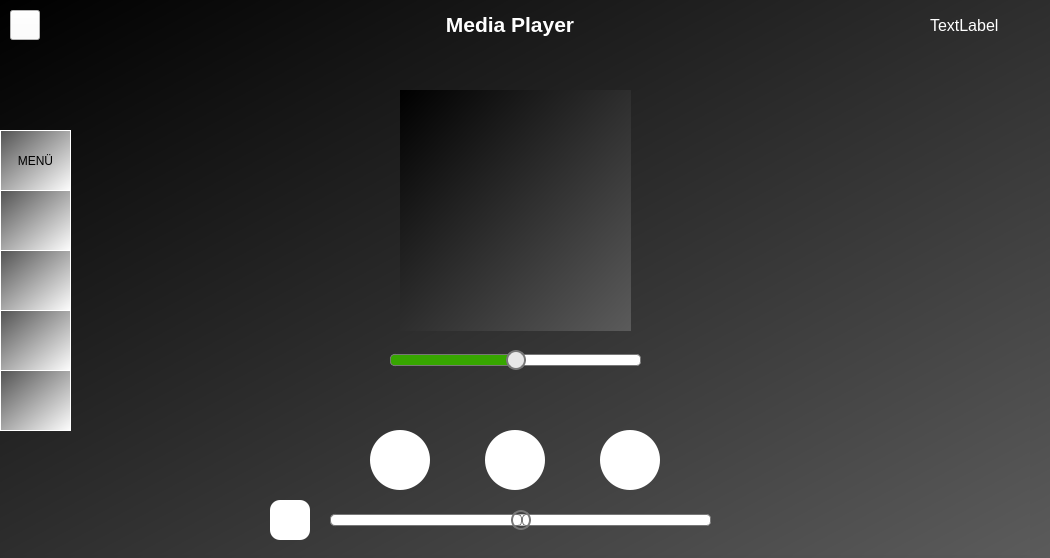
<?xml version="1.0" encoding="UTF-8"?>
<ui version="4.0">
 <class>MediaPlayerWidget</class>
 <widget class="QWidget" name="MediaPlayerWidget">
  <property name="geometry">
   <rect>
    <x>0</x>
    <y>0</y>
    <width>1050</width>
    <height>558</height>
   </rect>
  </property>
  <property name="windowTitle">
   <string>MainWindow</string>
  </property>
  <property name="styleSheet">
   <string notr="true">background-color: qlineargradient(spread:pad, x1:0, y1:0, x2:1, y2:1, stop:0 rgba(0, 0, 0, 255), stop:1 rgba(91, 91, 91, 255));</string>
  </property>
  <widget class="QWidget" name="centralwidget" native="true">
   <property name="geometry">
    <rect>
     <x>0</x>
     <y>0</y>
     <width>1030</width>
     <height>555</height>
    </rect>
   </property>
   <widget class="QLabel" name="label">
    <property name="geometry">
     <rect>
      <x>440</x>
      <y>5</y>
      <width>140</width>
      <height>40</height>
     </rect>
    </property>
    <property name="styleSheet">
     <string notr="true">background: transparent;
color: rgb(255, 255, 255);</string>
    </property>
    <property name="text">
     <string>&lt;html&gt;&lt;head/&gt;&lt;body&gt;&lt;p align=&quot;center&quot;&gt;&lt;span style=&quot; font-size:16pt; font-weight:600; color:#ffffff;&quot;&gt;Media Player&lt;/span&gt;&lt;/p&gt;&lt;/body&gt;&lt;/html&gt;</string>
    </property>
   </widget>
   <widget class="QLabel" name="label_date_time">
    <property name="geometry">
     <rect>
      <x>930</x>
      <y>5</y>
      <width>100</width>
      <height>40</height>
     </rect>
    </property>
    <property name="font">
     <font>
      <pointsize>12</pointsize>
     </font>
    </property>
    <property name="styleSheet">
     <string notr="true">background-color: transparent;
color: rgb(255, 255, 255);</string>
    </property>
    <property name="text">
     <string>TextLabel</string>
    </property>
   </widget>
   <widget class="QPushButton" name="HomeButton">
    <property name="geometry">
     <rect>
      <x>10</x>
      <y>10</y>
      <width>30</width>
      <height>30</height>
     </rect>
    </property>
    <property name="styleSheet">
     <string notr="true">background-color: rgb(255, 255, 255);</string>
    </property>
    <property name="text">
     <string/>
    </property>
    <property name="icon">
     <iconset resource="../Images.qrc">
      <normaloff>:/Images/Home.png</normaloff>:/Images/Home.png</iconset>
    </property>
   </widget>
   <widget class="QPushButton" name="pb_Radio">
    <property name="geometry">
     <rect>
      <x>0</x>
      <y>190</y>
      <width>71</width>
      <height>61</height>
     </rect>
    </property>
    <property name="styleSheet">
     <string notr="true">background-color: qlineargradient(spread:pad, x1:0, y1:0, x2:1, y2:1, stop:0 rgba(81, 81, 81, 255), stop:1 rgba(255, 255, 255, 255));
border-color: rgb(255, 255, 255);
border-width: 1.2px;
border-style:inset;
color: rgb(255, 255, 255);</string>
    </property>
    <property name="text">
     <string/>
    </property>
    <property name="icon">
     <iconset resource="../Images.qrc">
      <normaloff>:/Images/radio_icon_1.png</normaloff>:/Images/radio_icon_1.png</iconset>
    </property>
    <property name="iconSize">
     <size>
      <width>40</width>
      <height>40</height>
     </size>
    </property>
   </widget>
   <widget class="QPushButton" name="pb_Menu">
    <property name="geometry">
     <rect>
      <x>0</x>
      <y>130</y>
      <width>71</width>
      <height>61</height>
     </rect>
    </property>
    <property name="styleSheet">
     <string notr="true">background-color: qlineargradient(spread:pad, x1:0, y1:0, x2:1, y2:1, stop:0 rgba(81, 81, 81, 255), stop:1 rgba(255, 255, 255, 255));
border-color: rgb(255, 255, 255);
border-width: 1.2px;
border-style:inset;
color: rgb(0, 0, 0)</string>
    </property>
    <property name="text">
     <string>MENÜ</string>
    </property>
   </widget>
   <widget class="QPushButton" name="pb_Media">
    <property name="geometry">
     <rect>
      <x>0</x>
      <y>250</y>
      <width>71</width>
      <height>61</height>
     </rect>
    </property>
    <property name="styleSheet">
     <string notr="true">background-color: qlineargradient(spread:pad, x1:0, y1:0, x2:1, y2:1, stop:0 rgba(81, 81, 81, 255), stop:1 rgba(255, 255, 255, 255));
border-color: rgb(255, 255, 255);
border-width: 1.2px;
border-style:inset;
color: rgb(255, 255, 255);</string>
    </property>
    <property name="text">
     <string/>
    </property>
    <property name="icon">
     <iconset resource="../Images.qrc">
      <normaloff>:/Images/music_icon_2.png</normaloff>:/Images/music_icon_2.png</iconset>
    </property>
    <property name="iconSize">
     <size>
      <width>40</width>
      <height>40</height>
     </size>
    </property>
   </widget>
   <widget class="QPushButton" name="pb_Phone">
    <property name="geometry">
     <rect>
      <x>0</x>
      <y>310</y>
      <width>71</width>
      <height>61</height>
     </rect>
    </property>
    <property name="styleSheet">
     <string notr="true">background-color: qlineargradient(spread:pad, x1:0, y1:0, x2:1, y2:1, stop:0 rgba(81, 81, 81, 255), stop:1 rgba(255, 255, 255, 255));
border-color: rgb(255, 255, 255);
border-width: 1.2px;
border-style:inset;
color: rgb(255, 255, 255);</string>
    </property>
    <property name="text">
     <string/>
    </property>
    <property name="icon">
     <iconset resource="../Images.qrc">
      <normaloff>:/Images/phone_icon_1.png</normaloff>:/Images/phone_icon_1.png</iconset>
    </property>
    <property name="iconSize">
     <size>
      <width>40</width>
      <height>40</height>
     </size>
    </property>
   </widget>
   <widget class="QPushButton" name="pb_Navigation">
    <property name="geometry">
     <rect>
      <x>0</x>
      <y>370</y>
      <width>71</width>
      <height>61</height>
     </rect>
    </property>
    <property name="styleSheet">
     <string notr="true">background-color: qlineargradient(spread:pad, x1:0, y1:0, x2:1, y2:1, stop:0 rgba(81, 81, 81, 255), stop:1 rgba(255, 255, 255, 255));
border-color: rgb(255, 255, 255);
border-width: 1.2px;
border-style:inset;
color: rgb(255, 255, 255);</string>
    </property>
    <property name="text">
     <string/>
    </property>
    <property name="icon">
     <iconset resource="../Images.qrc">
      <normaloff>:/Images/icon_navigation.png</normaloff>:/Images/icon_navigation.png</iconset>
    </property>
    <property name="iconSize">
     <size>
      <width>40</width>
      <height>40</height>
     </size>
    </property>
   </widget>
   <widget class="QLabel" name="track_image_label">
    <property name="geometry">
     <rect>
      <x>400</x>
      <y>90</y>
      <width>231</width>
      <height>241</height>
     </rect>
    </property>
    <property name="pixmap">
     <pixmap resource="../Images.qrc">:/Images/Music_Lieder_Tawil.jpg</pixmap>
    </property>
    <property name="scaledContents">
     <bool>true</bool>
    </property>
   </widget>
   <widget class="QPushButton" name="pb_back">
    <property name="geometry">
     <rect>
      <x>370</x>
      <y>430</y>
      <width>60</width>
      <height>60</height>
     </rect>
    </property>
    <property name="styleSheet">
     <string notr="true">QPushButton{
	background-color: rgb(255, 255, 255);
	border-width: 5px;
	border-radius: 30px;
}
QPushButton:pressed {
	border-color: rgb(0, 0, 0);
	border-width : 1.2px;
	border-style:inset;
}</string>
    </property>
    <property name="text">
     <string/>
    </property>
    <property name="icon">
     <iconset resource="../Images.qrc">
      <normaloff>:/Images/previous_icon.png</normaloff>:/Images/previous_icon.png</iconset>
    </property>
    <property name="iconSize">
     <size>
      <width>40</width>
      <height>40</height>
     </size>
    </property>
   </widget>
   <widget class="QPushButton" name="pb_next">
    <property name="geometry">
     <rect>
      <x>600</x>
      <y>430</y>
      <width>60</width>
      <height>60</height>
     </rect>
    </property>
    <property name="styleSheet">
     <string notr="true">QPushButton{
	background-color: rgb(255, 255, 255);
	border-width: 5px;
	border-radius: 30px;
}
QPushButton:pressed {
	border-color: rgb(0, 0, 0);
	border-width : 1.2px;
	border-style:inset;
}</string>
    </property>
    <property name="text">
     <string/>
    </property>
    <property name="icon">
     <iconset resource="../Images.qrc">
      <normaloff>:/Images/next_icon.png</normaloff>:/Images/next_icon.png</iconset>
    </property>
    <property name="iconSize">
     <size>
      <width>40</width>
      <height>40</height>
     </size>
    </property>
   </widget>
   <widget class="QPushButton" name="pb_pause">
    <property name="geometry">
     <rect>
      <x>485</x>
      <y>430</y>
      <width>60</width>
      <height>60</height>
     </rect>
    </property>
    <property name="styleSheet">
     <string notr="true">QPushButton{
	background-color: rgb(255, 255, 255);
	border-width: 5px;
	border-radius: 30px;
}
QPushButton:pressed {
	border-color: rgb(0, 0, 0);
	border-width : 1.2px;
	border-style:inset;
}</string>
    </property>
    <property name="text">
     <string/>
    </property>
    <property name="icon">
     <iconset resource="../Images.qrc">
      <normaloff>:/Images/play_icon.png</normaloff>:/Images/play_icon.png</iconset>
    </property>
    <property name="iconSize">
     <size>
      <width>60</width>
      <height>60</height>
     </size>
    </property>
   </widget>
   <widget class="QPushButton" name="MuteButton">
    <property name="geometry">
     <rect>
      <x>270</x>
      <y>500</y>
      <width>40</width>
      <height>40</height>
     </rect>
    </property>
    <property name="styleSheet">
     <string notr="true">QPushButton{
	background-color: rgb(255, 255, 255);
	border-width: 5px;
	border-radius: 10px;
}
QPushButton:pressed {
	border-color: rgb(0, 0, 0);
	border-width : 1.2px;
	border-style:inset;
}</string>
    </property>
    <property name="text">
     <string/>
    </property>
    <property name="icon">
     <iconset resource="../Images.qrc">
      <normaloff>:/Images/speaker_muted.png</normaloff>:/Images/speaker_muted.png</iconset>
    </property>
    <property name="iconSize">
     <size>
      <width>35</width>
      <height>35</height>
     </size>
    </property>
   </widget>
   <widget class="QSlider" name="horizontalSlider">
    <property name="geometry">
     <rect>
      <x>330</x>
      <y>500</y>
      <width>381</width>
      <height>40</height>
     </rect>
    </property>
    <property name="whatsThis">
     <string/>
    </property>
    <property name="styleSheet">
     <string notr="true">QSlider::groove:horizontal {
	border: 1px solid #bbb;
	background: white;
	height: 10px;
	border-radius: 5px;
}

QSlider::add-page:horizontal {
	background: #fff;
	border: 1px solid #777;
	height: 10px;
	border-radius: 4px;
}

QSlider::sub-page:horizontal {
	background: qlineargradient(x1: 0, y1: 0, x2: 0, y2: 1,
   		stop: 0 rgba(255, 255, 255, 255), stop: 1 rgba(129, 0, 0, 255));
	background: qlineargradient(x1: 0, y1: 0.2, x2: 1, y2: 1,
   		stop: 0 rgba(255, 255, 255, 255), stop: 1 rgba(129, 0, 0, 255));
	border: 1px solid #777;
	height: 10px;
	border-radius: 4px;
}

QSlider::handle:horizontal {
	background-color: qlineargradient(x1:0, y1:0, x2:1, y2:1,
    	stop:0 #eee, stop:1 #ccc);
	border: 2px solid #777;
	width: 16px;
	height: 20px;
	line-height: 20px;
	margin-top: -5px;
	margin-bottom: -5px;
	border-radius: 10px;
}

QSlider::handle:horizontal:hover {
	background-color: qlineargradient(x1:0, y1:0, x2:1, y2:1,
    	stop:0 rgba(72, 68, 71, 255), stop:1 rgba(255, 255, 255, 255));
	border: 2px solid #777;
	width: 16px;
	height: 20px;
	line-height: 20px;
	margin-top: -5px;
	margin-bottom: -5px;
	border-radius: 10px;
}

QSlider::sub-page:horizontal:disabled {
	background: #bbb;
	border-color: #999;
}

QSlider::add-page:horizontal:disabled {
	background: #eee;
	border-color: #999;
}

QSlider::handle:horizontal:disabled {
	background: #eee;
	border: 1px solid #aaa;
	border-radius: 4px;
}

QSlider{
	background-color: transparent;
}






</string>
    </property>
    <property name="maximum">
     <number>100</number>
    </property>
    <property name="sliderPosition">
     <number>50</number>
    </property>
    <property name="orientation">
     <enum>Qt::Horizontal</enum>
    </property>
   </widget>
   <widget class="QLabel" name="label_volume">
    <property name="geometry">
     <rect>
      <x>720</x>
      <y>500</y>
      <width>71</width>
      <height>40</height>
     </rect>
    </property>
    <property name="font">
     <font>
      <pointsize>10</pointsize>
     </font>
    </property>
    <property name="styleSheet">
     <string notr="true">color: rgb(255, 255, 255);
background-color: transparent;</string>
    </property>
    <property name="text">
     <string/>
    </property>
   </widget>
   <widget class="QSlider" name="progress_slider">
    <property name="geometry">
     <rect>
      <x>390</x>
      <y>340</y>
      <width>251</width>
      <height>40</height>
     </rect>
    </property>
    <property name="whatsThis">
     <string/>
    </property>
    <property name="styleSheet">
     <string notr="true">QSlider::groove:horizontal {
	border: 1px solid #bbb;
	background: white;
	height: 10px;
	border-radius: 5px;
}

QSlider::add-page:horizontal {
	background: #fff;
	border: 1px solid #777;
	height: 10px;
	border-radius: 4px;
}

QSlider::sub-page:horizontal {
	background:  rgba(, 0, 0, 255);
	background-color: rgb(55, 166, 0);
	border: 1px solid #777;
	height: 10px;
	border-radius: 4px;
}

QSlider::handle:horizontal {
	background-color: rgb(231, 231, 231);
	border: 2px solid #777;
	width: 16px;
	height: 20px;
	line-height: 20px;
	margin-top: -5px;
	margin-bottom: -5px;
	border-radius: 10px;
}

QSlider::handle:horizontal:hover {
	background-color: qlineargradient(x1:0, y1:0, x2:1, y2:1,
    	stop:0 rgba(72, 68, 71, 255), stop:1 rgba(255, 255, 255, 255));
	border: 2px solid #777;
	width: 16px;
	height: 20px;
	line-height: 20px;
	margin-top: -5px;
	margin-bottom: -5px;
	border-radius: 10px;
}

QSlider::sub-page:horizontal:disabled {
	background: #bbb;
	border-color: #999;
}

QSlider::add-page:horizontal:disabled {
	background: #eee;
	border-color: #999;
}

QSlider::handle:horizontal:disabled {
	background: #eee;
	border: 1px solid #aaa;
	border-radius: 4px;
}

QSlider{
	background-color: transparent;
}






</string>
    </property>
    <property name="maximum">
     <number>100</number>
    </property>
    <property name="sliderPosition">
     <number>50</number>
    </property>
    <property name="orientation">
     <enum>Qt::Horizontal</enum>
    </property>
   </widget>
   <widget class="QLabel" name="label_max_time">
    <property name="geometry">
     <rect>
      <x>650</x>
      <y>340</y>
      <width>71</width>
      <height>40</height>
     </rect>
    </property>
    <property name="font">
     <font>
      <pointsize>10</pointsize>
     </font>
    </property>
    <property name="styleSheet">
     <string notr="true">color: rgb(255, 255, 255);
background-color: transparent;</string>
    </property>
    <property name="text">
     <string/>
    </property>
   </widget>
   <widget class="QLabel" name="label_current_time">
    <property name="geometry">
     <rect>
      <x>345</x>
      <y>340</y>
      <width>71</width>
      <height>40</height>
     </rect>
    </property>
    <property name="font">
     <font>
      <pointsize>10</pointsize>
     </font>
    </property>
    <property name="styleSheet">
     <string notr="true">color: rgb(255, 255, 255);
background-color: transparent;</string>
    </property>
    <property name="text">
     <string/>
    </property>
   </widget>
   <widget class="QLabel" name="label_track_name">
    <property name="geometry">
     <rect>
      <x>390</x>
      <y>365</y>
      <width>250</width>
      <height>40</height>
     </rect>
    </property>
    <property name="font">
     <font>
      <pointsize>12</pointsize>
     </font>
    </property>
    <property name="styleSheet">
     <string notr="true">color: rgb(255, 255, 255);
background-color: transparent;</string>
    </property>
    <property name="text">
     <string>&lt;html&gt;&lt;head/&gt;&lt;body&gt;&lt;p align=&quot;center&quot;&gt;&lt;br/&gt;&lt;/p&gt;&lt;/body&gt;&lt;/html&gt;</string>
    </property>
   </widget>
  </widget>
 </widget>
 <resources>
  <include location="../Images.qrc"/>
 </resources>
 <connections/>
</ui>
